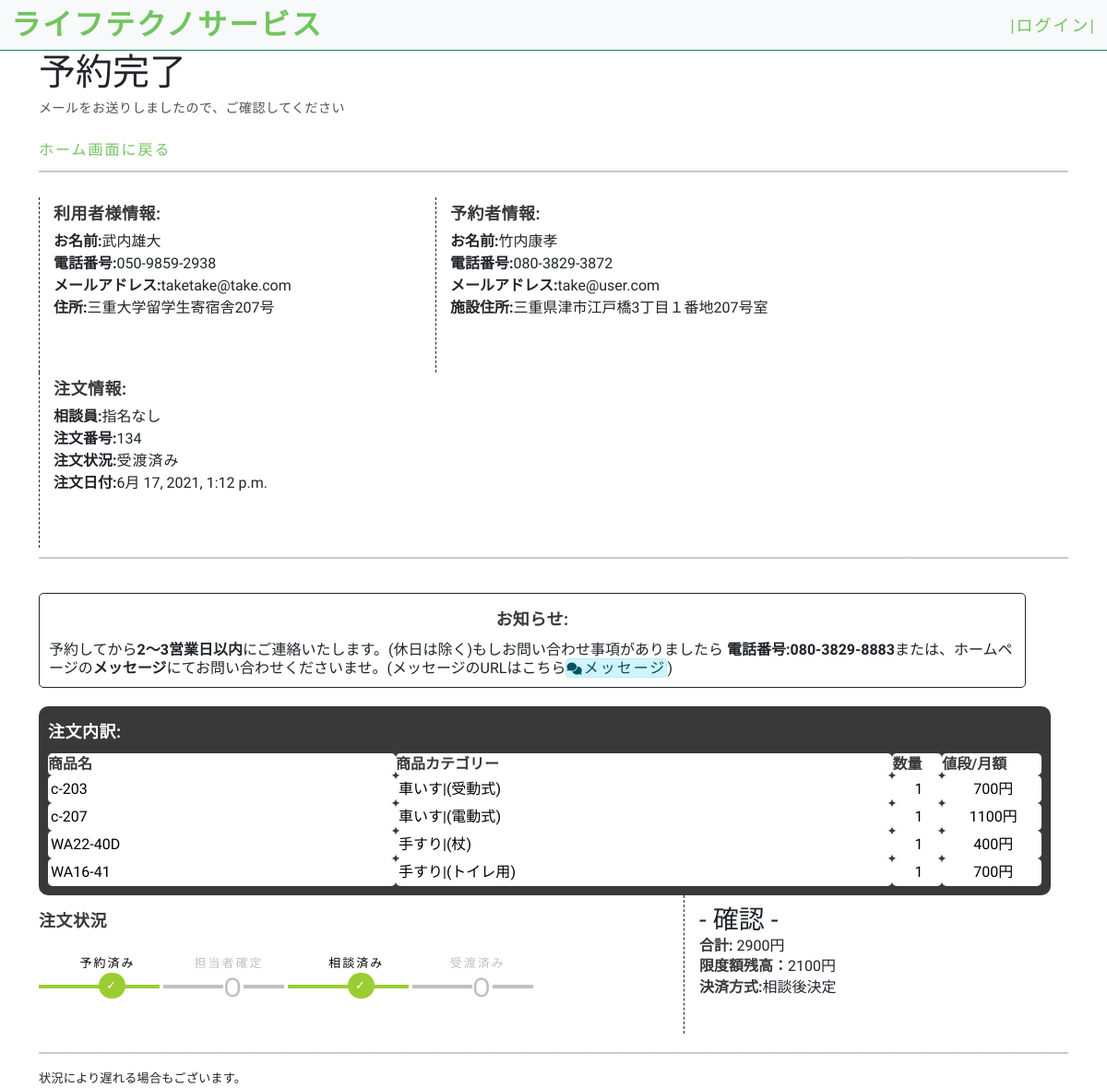
Page /order/confirmation/134 on the committed database.
### customer/models.py (models this page shows, shortened)
class OrderModel(models.Model):
    user = models.ForeignKey(User, on_delete=models.CASCADE)
    created_on = models.DateTimeField(auto_now_add=True)
    items = models.ManyToManyField(
        'OrderItem')
    license = models.CharField(max_length=100, blank=True)
    name = models.CharField(max_length=50, blank=True)
    email = models.CharField(max_length=50, blank=True)
    facility = models.CharField(max_length=50, blank=True)
    phone = models.CharField(max_length=50, blank=True)
    price = models.IntegerField(blank=True, null=True)
    status = models.IntegerField(default=2)
    description = models.CharField(max_length=100, blank=True)
    permitter = models.ForeignKey(User, related_name='permitter', on_delete=models.CASCADE, blank=True, null=True)
    permit_day = models.DateTimeField(blank=True, null=True)
    handler = models.ForeignKey(User, related_name="handler", on_delete=models.CASCADE, blank=True, null=True)
    location_selecter = models.IntegerField(blank=True)
    limit = models.IntegerField(default=0)
    start_date = models.DateTimeField()
    end_date = models.DateTimeField()

class OrderItem(models.Model):
    user = models.ForeignKey(User, on_delete=models.CASCADE)
    items = models.ForeignKey(
        'MenuItem', on_delete=models.CASCADE, blank=True, null=True)
    quantity = models.IntegerField(default=1)
    ordered = models.BooleanField(default=False)
    @property
    def get_total_item_price(self):
        return int(self.quantity) * int(self.items.price)

class MenuItem(models.Model):
    name = models.CharField(max_length=100)
    description = models.TextField()
    image = models.ImageField(upload_to='menu_images/', blank=True)
    price = models.IntegerField()
    category = models.ForeignKey('Category', on_delete=models.CASCADE)
    quantity = models.IntegerField(default=0)
    video_url = models.CharField(max_length=100, blank=True)

class Category(MPTTModel):
    parent = TreeForeignKey('self', on_delete=models.CASCADE, blank=True, null=True, related_name='children')
    name = models.CharField(max_length=100)
    def __str__(self):
        return self.name
    class MPTTMeta:
        order_insertion_by = ['name']

### home/models.py (models this page shows, shortened)
class Client(models.Model):
    user = models.OneToOneField(User,on_delete=models.CASCADE)
    phone = models.CharField(max_length=40)
    facility = models.CharField(max_length=100)

### customer/views.py (the view)
# urls.py: path('confirmation/<int:order_pk>', confirmation, name='confirmation'),
def confirmation(request, order_pk):
    order = OrderModel.objects.get(pk=order_pk)
    order.chars_diff = order.limit - order.price
    return render(request, 'customer/order_confirmation.html', {'order':order})

### customer/templates/customer/order_confirmation.html (shortened to what this page needs)
{% extends 'base.html' %}
{% block content %}
<div class="container">
    <h1>予約完了</h1>
    <p>メールをお送りしましたので、ご確認してください</p>
    <a href="{% url 'home' %}">ホーム画面に戻る</a>
    <div class="spacing">
        <hr>
    </div>
    <div class="orderinfo">
        <p> 利用者様情報:</p>
        <strong>お名前:</strong>{{ order.name }}<br />
        <strong>電話番号:</strong>{{ order.phone }}<br />
        <strong>メールアドレス:</strong>{{ order.email }}<br />
        <strong>住所:</strong>{{ order.facility }}<br />
    </div>
    <div class="orderinfo">
        <p>予約者情報: </p>
        <strong>お名前:</strong>{{ order.user.username }}<br />
        <strong>電話番号:</strong>{{ order.user.client.phone }}<br />
        <strong>メールアドレス:</strong>{{ order.user.email }}<br />
        <strong>施設住所:</strong>{{ order.user.client.facility }}<br />
    </div>
    <div class="orderinfo">
        <p>注文情報: </p>
        <strong>相談員:</strong>{% if not order.handler.first  %}指名なし{% else %}{{ order.handler.first }}{% endif %}<br />
        <strong>注文番号:</strong>{{ order.pk }}<br />
        <strong>注文状況:</strong><span>{% if order.status == 2%}予約済み{% else %}受渡済み{% endif %}<br /></span>
        <strong> 注文日付:</strong>{{ order.created_on }}<br />
    </div>
    <div class="spacing">
        <hr>
    </div>
    <div class="payinfo">
        <p>お知らせ:</p>
        予約してから<strong>2～3営業日以内</strong>にご連絡いたします。(休日は除く)もしお問い合わせ事項がありましたら
        <strong>電話番号:080-3829-8883</strong>または、ホームページの<strong>メッセージ</strong>にてお問い合わせくださいませ。(メッセージのURLはこちら<a href="{% url 'inbox'%}" class="alert alert-info p-0"><i class="fa fa-comments" aria-hidden="true"></i>メッセージ</a>)
    </div>
    <div class="productinfo">
        <p>注文内訳:</p>
        <table>
            <tbody>
                <tr>
                    <th class="name">商品名</th>
                    <th class="detail">商品カテゴリー</th>
                    <th class="qty">数量</th>
                    <th class="cost">値段/月額</th>
                </tr>
                {% for item in order.items.all %}
                <tr>
                    <td class="name">{{ item.items.name }}</td>
                    <td class="detail">{{ item.items.category.parent }}|({{ item.items.category }})</td>
                    <td class="qty">{{ item.quantity }}</td>
                    <td class="cost">{{ item.get_total_item_price }}円</td>
                </tr>
                {% endfor %}
            </tbody>
        </table>
    </div>
    <div class="ordernotes">
        <p>注文状況</p>
        <ol class="progtrckr" data-progtrckr-steps="5">
            <li class="progtrckr-{% if order.status == 2 or 1 or 0%}done{% else %}todo{% endif %}">予約済み</li>
            <li class="progtrckr-{% if order.status == 1 or 0%}done{% else %}todo{% endif %}">担当者確定</li>
            <li class="progtrckr-{% if order.status == 0%}done{% else %}todo{% endif %}">相談済み</li>
            <li class="progtrckr-todo">受渡済み</li>
        </ol>
    </div>
    <div class="payment">
    <h3>- 確認 -</h3>
        <strong>合計: </strong>{{ order.price }}円<br />
        <strong> 限度額残高：</strong>{{ order.chars_diff}}円<br />
        <strong> 決済方式:</strong>相談後決定<br />
    </div>
    <div class="spacing">
        <hr>
    </div>
    <div class="footer">
        状況により遅れる場合もございます。
    </div>
</div>
{% endblock content %}

### static/style.css (style rules this page uses)
body { background-color: #fff; font-family: "Kosugi Maru", sans-serif; }
h1, h2, h3, h4, h5, h6 { margin: 0; }
a { letter-spacing: 2px; text-decoration: none; color: #71c55d; }
li { color: #626262; font-size: 13px; font-weight: 400; letter-spacing: 2px; line-height: 30px; text-transform: capitalize; }
p { color: #505050; font-size: 14px; font-weight: 300; letter-spacing: 0.5px; line-height: 2; margin-bottom: 20px; }
span { letter-spacing: 1px; }
.fa { font-size: 13px; }

### customer/templates/customer/order_confirmation.html (style rules this page uses)
.orderinfo { float: left; width: 430px; line-height: 150%; padding-left: 15px; border-left: 1px dashed; height: 190px; }
.orderinfo p { font-size: 18px; font-weight: bold; margin-bottom: 0px; color: #393939; }
.spacing hr { width: 100%; margin-top: 10px; margin-bottom: 20px; display: inline-block; border: 1px dashed #393939; }
.payinfo { width: 1070px; margin-top: 10px; display: inline-block; line-height: 20px; border: 1px solid; padding-bottom: 10px; padding-left: 10px; padding-right: 10px; border-radius: 5px; }
.payinfo p { font-size: 18px; font-weight: bold; margin-top: 10px; margin-bottom: 5px; color: #393939; text-align: center; }
.productinfo { display: inline-block; margin-top: 20px; float: left; width: 98.3%; background: #393939; padding: 10px; margin-right: 30px; border-radius: 10px; }
.productinfo p { margin-top: 0px; color: #ffffff; font-weight: bold; font-size: 18px; margin-bottom: 5px; }
.productinfo table { width: 100%; }
.productinfo th.name { width: 35%; background: #ffffff; border-radius: 5px; line-height: 150%; color: #393939; }
.productinfo th.detail { width: 50%; background: #ffffff; border-radius: 5px; line-height: 150%; color: #393939; }
.productinfo td.name { background: #ffffff; border-radius: 5px; line-height: 150%; color: #000000; padding: 3px; }
.productinfo td.detail { background: #ffffff; border-radius: 5px; line-height: 150%; color: #000000; padding: 3px; }
.productinfo th.qty { width: 5%; background: #ffffff; border-radius: 5px; line-height: 150%; color: #393939; }
.productinfo th.cost { width: 10%; background: #ffffff; border-radius: 5px; line-height: 150%; color: #393939; }
.productinfo td.qty { background: #ffffff; border-radius: 5px; line-height: 150%; color: #000000; padding-left: 3px; text-align: center; }
.productinfo td.cost { background: #ffffff; border-radius: 5px; line-height: 150%; color: #000000; padding-left: 3px; text-align: center; }
.ordernotes { display: inline-block; float: left; width: 700px; height: 150px; padding-right: 10px; border-right: 1px dashed; }
.ordernotes p { font-size: 18px; margin-top: 10px; margin-bottom: 5px; font-weight: bold; color: #393939; text-transform: uppercase; }
.payment { float: right; margin-top: 10px; margin-bottom: 0px; display: inline-block; width:400px; line-height: 140%; font-size: 12pt; height: 150px; }
.payment strong { color: #393939; }
.footer { width: 100%; font-size: 10pt; margin-top: -10px; }
ol.progtrckr { margin: 0; padding: 0; list-style-type none; }
ol.progtrckr li { display: inline-block; text-align: center; line-height: 3.5em; }
ol.progtrckr[data-progtrckr-steps="5"] li { width: 19%; }
ol.progtrckr li.progtrckr-done { color: black; border-bottom: 4px solid yellowgreen; }
ol.progtrckr li.progtrckr-todo { color: silver; border-bottom: 4px solid silver; }
ol.progtrckr li:after { content: "\00a0\00a0"; }
ol.progtrckr li:before { position: relative; bottom: -2.5em; float: left; left: 50%; line-height: 1em; }
ol.progtrckr li.progtrckr-done:before { content: "\2713"; color: white; background-color: yellowgreen; height: 2.2em; width: 2.2em; line-height: 2.2em; border: none; border-radius: 2.2em; }
ol.progtrckr li.progtrckr-todo:before { content: "\039F"; color: silver; background-color: white; font-size: 2.2em; bottom: -1.2em; }

### rows in the picture
OrderModel: name "武内雄大", phone "050-9859-2938", email "taketake@take.com", facility "三重大学留学生寄宿舎207号", user.username "竹内康孝", user.client.phone "080-3829-3872", user.email "take@user.com", user.client.facility "三重県津市江戸橋3丁目１番地207号室", pk "134", created_on "6月 17, 2021, 1:12 p.m.", price "2900", chars_diff "2100"
OrderItem: items.name "c-203", items.category.parent "車いす", items.category "受動式", quantity "1", get_total_item_price "700"
OrderItem: items.name "c-207", items.category.parent "車いす", items.category "電動式", quantity "1", get_total_item_price "1100"
OrderItem: items.name "WA22-40D", items.category.parent "手すり", items.category "杖", quantity "1", get_total_item_price "400"
OrderItem: items.name "WA16-41", items.category.parent "手すり", items.category "トイレ用", quantity "1", get_total_item_price "700"
